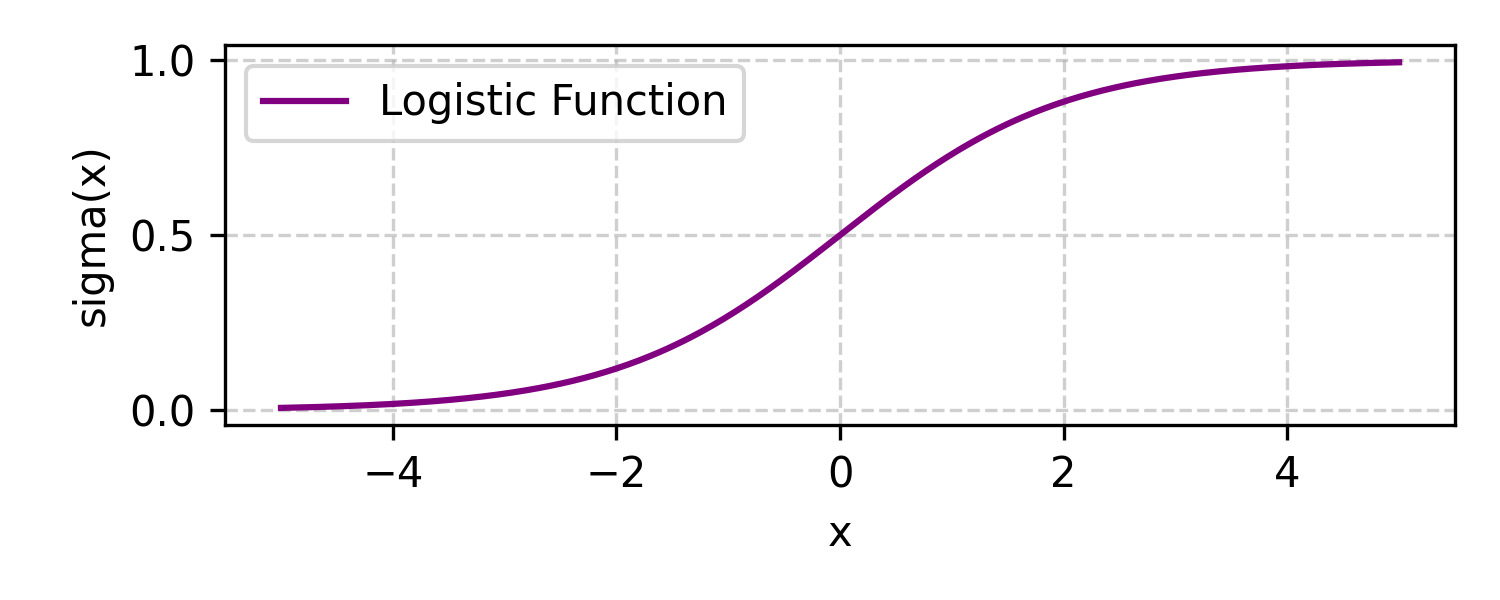

Source code (Python):
import numpy as np
import matplotlib.pyplot as plt

# Define the standard logistic function
def logistic_function(x):
    return 1 / (1 + np.exp(-x))

# Generate x values from -3 to 3
x_values = np.linspace(-5, 5, 400)

# Calculate the y values using the logistic function
y_values = logistic_function(x_values)

# Plotting the standard logistic function
plt.figure(figsize=(5, 2))
plt.plot(x_values, y_values, label='Logistic Function', color='purple')
plt.xlabel('x')
plt.ylabel('sigma(x)')
plt.grid(True, linestyle='--', alpha=0.6)
plt.legend()

plt.tight_layout()
plt.savefig('./02.4_logistic.png', dpi=300)
plt.show()
